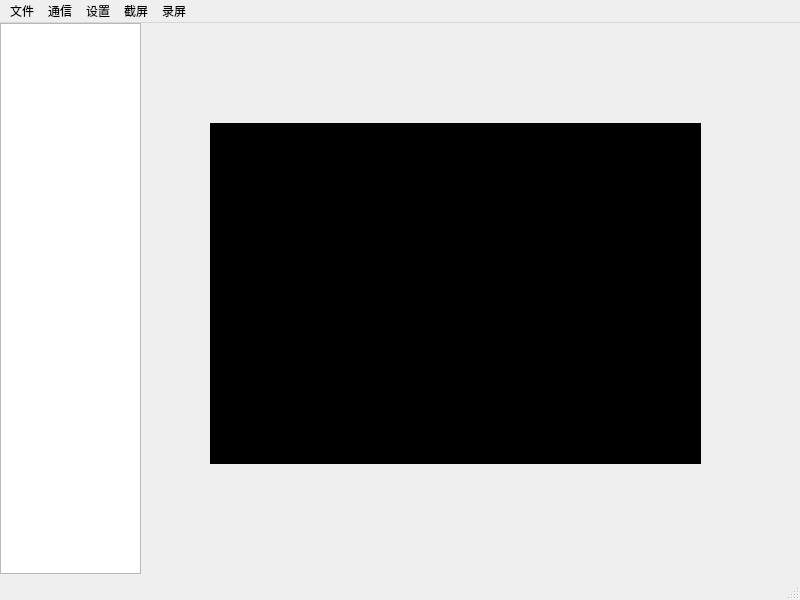
<?xml version="1.0" encoding="UTF-8"?>
<ui version="4.0">
 <class>AutoScope</class>
 <widget class="QMainWindow" name="AutoScope">
  <property name="geometry">
   <rect>
    <x>0</x>
    <y>0</y>
    <width>800</width>
    <height>600</height>
   </rect>
  </property>
  <property name="windowTitle">
   <string>AutoScope</string>
  </property>
  <property name="styleSheet">
   <string notr="true">QMainWindow{

	
}</string>
  </property>
  <widget class="QWidget" name="centralwidget">
   <widget class="QTreeView" name="treeView">
    <property name="geometry">
     <rect>
      <x>0</x>
      <y>0</y>
      <width>141</width>
      <height>551</height>
     </rect>
    </property>
   </widget>
   <widget class="QLabel" name="videoLabel">
    <property name="geometry">
     <rect>
      <x>210</x>
      <y>100</y>
      <width>491</width>
      <height>341</height>
     </rect>
    </property>
    <property name="styleSheet">
     <string notr="true">QLabel{
	background-color:black
}</string>
    </property>
    <property name="text">
     <string>视频</string>
    </property>
   </widget>
  </widget>
  <widget class="QMenuBar" name="menubar">
   <property name="geometry">
    <rect>
     <x>0</x>
     <y>0</y>
     <width>800</width>
     <height>23</height>
    </rect>
   </property>
   <widget class="QMenu" name="fileMenu">
    <property name="title">
     <string>文件</string>
    </property>
    <addaction name="loadProjectAction"/>
   </widget>
   <widget class="QMenu" name="communicationMenu">
    <property name="title">
     <string>通信</string>
    </property>
    <addaction name="action"/>
    <addaction name="action_2"/>
   </widget>
   <widget class="QMenu" name="settingMenu">
    <property name="title">
     <string>设置</string>
    </property>
    <addaction name="connectSettinggAct"/>
    <addaction name="pathSettingAct"/>
   </widget>
   <widget class="QMenu" name="screenCaptrue">
    <property name="title">
     <string>截屏</string>
    </property>
   </widget>
   <widget class="QMenu" name="screenRecording">
    <property name="title">
     <string>录屏</string>
    </property>
   </widget>
   <addaction name="fileMenu"/>
   <addaction name="communicationMenu"/>
   <addaction name="settingMenu"/>
   <addaction name="screenCaptrue"/>
   <addaction name="screenRecording"/>
  </widget>
  <widget class="QStatusBar" name="statusbar"/>
  <action name="loadProjectAction">
   <property name="text">
    <string>加载项目</string>
   </property>
  </action>
  <action name="action">
   <property name="text">
    <string>连接</string>
   </property>
  </action>
  <action name="action_2">
   <property name="text">
    <string>断开连接</string>
   </property>
  </action>
  <action name="connectSettinggAct">
   <property name="text">
    <string>连接设置</string>
   </property>
  </action>
  <action name="pathSettingAct">
   <property name="text">
    <string>路径设置</string>
   </property>
  </action>
 </widget>
 <resources/>
 <connections/>
</ui>
